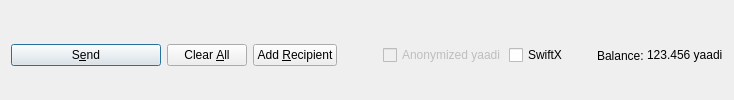
         <widget class="QFrame" name="frame_Send">
          <layout class="QHBoxLayout" name="horizontalLayout">
           <property name="bottomMargin">
            <number>0</number>
           </property>
           <item>
            <widget class="QPushButton" name="sendButton">
             <property name="minimumSize">
              <size>
               <width>150</width>
               <height>0</height>
              </size>
             </property>
             <property name="toolTip">
              <string>Confirm the send action</string>
             </property>
             <property name="text">
              <string>S&amp;end</string>
             </property>
             <property name="icon">
              <iconset resource="../yaadi.qrc">
               <normaloff>:/icons/send</normaloff>:/icons/send</iconset>
             </property>
             <property name="autoDefault">
              <bool>false</bool>
             </property>
             <property name="default">
              <bool>true</bool>
             </property>
            </widget>
           </item>
           <item>
            <widget class="QPushButton" name="clearButton">
             <property name="sizePolicy">
              <sizepolicy hsizetype="Minimum" vsizetype="Fixed">
               <horstretch>0</horstretch>
               <verstretch>0</verstretch>
              </sizepolicy>
             </property>
             <property name="toolTip">
              <string>Clear all fields of the form.</string>
             </property>
             <property name="text">
              <string>Clear &amp;All</string>
             </property>
             <property name="icon">
              <iconset resource="../yaadi.qrc">
               <normaloff>:/icons/remove</normaloff>:/icons/remove</iconset>
             </property>
             <property name="autoDefault">
              <bool>false</bool>
             </property>
            </widget>
           </item>
           <item>
            <widget class="QPushButton" name="addButton">
             <property name="toolTip">
              <string>Send to multiple recipients at once</string>
             </property>
             <property name="text">
              <string>Add &amp;Recipient</string>
             </property>
             <property name="icon">
              <iconset resource="../yaadi.qrc">
               <normaloff>:/icons/add</normaloff>:/icons/add</iconset>
             </property>
             <property name="autoDefault">
              <bool>false</bool>
             </property>
            </widget>
           </item>
           <item>
            <spacer name="horizontalSpacer">
             <property name="orientation">
              <enum>Qt::Horizontal</enum>
             </property>
             <property name="sizeHint" stdset="0">
              <size>
               <width>40</width>
               <height>20</height>
              </size>
             </property>
            </spacer>
           </item>
           <item>
            <layout class="QHBoxLayout" name="horizontalLayout_2">
             <property name="spacing">
              <number>3</number>
             </property>
             <item>
              <widget class="QCheckBox" name="checkzECA">
               <property name="enabled">
                <bool>false</bool>
               </property>
               <property name="text">
                <string>Anonymized yaadi</string>
               </property>
              </widget>
             </item>
             <item>
              <widget class="QCheckBox" name="checkSwiftTX">
               <property name="enabled">
                <bool>true</bool>
               </property>
               <property name="minimumSize">
                <size>
                 <width>85</width>
                 <height>0</height>
                </size>
               </property>
               <property name="text">
                <string>SwiftX</string>
               </property>
              </widget>
             </item>
             <item>
              <widget class="QLabel" name="label">
               <property name="text">
                <string>Balance:</string>
               </property>
              </widget>
             </item>
             <item>
              <widget class="QLabel" name="labelBalance">
               <property name="sizePolicy">
                <sizepolicy hsizetype="Preferred" vsizetype="Fixed">
                 <horstretch>0</horstretch>
                 <verstretch>0</verstretch>
                </sizepolicy>
               </property>
               <property name="cursor">
                <cursorShape>IBeamCursor</cursorShape>
               </property>
               <property name="text">
                <string notr="true">123.456 yaadi</string>
               </property>
               <property name="textInteractionFlags">
                <set>Qt::LinksAccessibleByMouse|Qt::TextSelectableByKeyboard|Qt::TextSelectableByMouse</set>
               </property>
              </widget>
             </item>
            </layout>
           </item>
          </layout>
         </widget>
